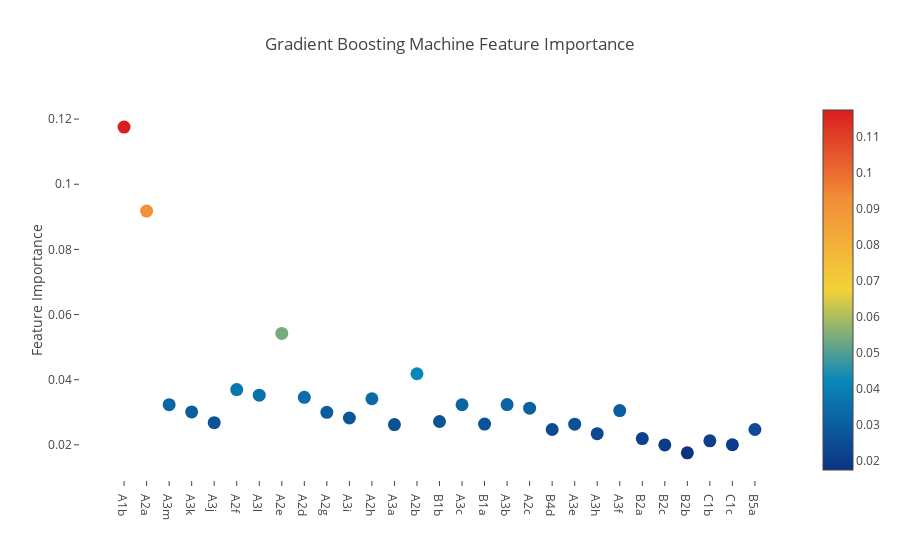

Notebook code cell kept with this figure:
### Code cell
# Scatter plot 
trace = go.Scatter(
    y = gb.feature_importances_,
    x = features,
    mode='markers',
    marker=dict(
        sizemode = 'diameter',
        sizeref = 1,
        size = 13,
        #size= rf.feature_importances_,
        #color = np.random.randn(500), #set color equal to a variable
        color = gb.feature_importances_,
        colorscale='Portland',
        showscale=True
    ),
    text = features
)
data = [trace]

layout= go.Layout(
    autosize= True,
    title= 'Gradient Boosting Machine Feature Importance',
    hovermode= 'closest',
     xaxis= dict(
         ticklen= 5,
         showgrid=False,
        zeroline=False,
        showline=False
     ),
    yaxis=dict(
        title= 'Feature Importance',
        showgrid=False,
        zeroline=False,
        ticklen= 5,
        gridwidth= 2
    ),
    showlegend= False
)
fig = go.Figure(data=data, layout=layout)
py.iplot(fig,filename='scatter2010')
plt.show()

### Figure 1 — Plotly figure (JSON) as saved in the notebook; plotly's stock layout.template omitted (floating-point values rounded to 4 significant figures)
{"data": [{"marker": {"color": [0.1175, 0.09177, 0.03234, 0.03012, 0.0268, 0.03697, 0.03524, 0.0542, 0.03458, 0.03, 0.02824, 0.03416, 0.02623, 0.04183, 0.02717, 0.03231, 0.02638, 0.03237, 0.03126, 0.02471, 0.02635, 0.02344, 0.03053, 0.02192, 0.01998, 0.01754, 0.02125, 0.02004, 0.02471], "colorscale": "Portland", "showscale": true, "size": 13, "sizemode": "diameter", "sizeref": 1}, "mode": "markers", "text": ["A1b", "A2a", "A3m", "A3k", "A3j", "A2f", "A3l", "A2e", "A2d", "A2g", "A3i", "A2h", "A3a", "A2b", "B1b", "A3c", "B1a", "A3b", "A2c", "B4d", "A3e", "A3h", "A3f", "B2a", "B2c", "B2b", "C1b", "C1c", "B5a"], "type": "scatter", "uid": "4b6bdd4c-d05d-11e8-ad7e-7831c1d00308", "x": ["A1b", "A2a", "A3m", "A3k", "A3j", "A2f", "A3l", "A2e", "A2d", "A2g", "A3i", "A2h", "A3a", "A2b", "B1b", "A3c", "B1a", "A3b", "A2c", "B4d", "A3e", "A3h", "A3f", "B2a", "B2c", "B2b", "C1b", "C1c", "B5a"], "y": [0.1175, 0.09177, 0.03234, 0.03012, 0.0268, 0.03697, 0.03524, 0.0542, 0.03458, 0.03, 0.02824, 0.03416, 0.02623, 0.04183, 0.02717, 0.03231, 0.02638, 0.03237, 0.03126, 0.02471, 0.02635, 0.02344, 0.03053, 0.02192, 0.01998, 0.01754, 0.02125, 0.02004, 0.02471]}], "layout": {"autosize": true, "hovermode": "closest", "showlegend": false, "title": "Gradient Boosting Machine Feature Importance", "xaxis": {"showgrid": false, "showline": false, "ticklen": 5, "zeroline": false}, "yaxis": {"gridwidth": 2, "showgrid": false, "ticklen": 5, "title": "Feature Importance", "zeroline": false}}}
